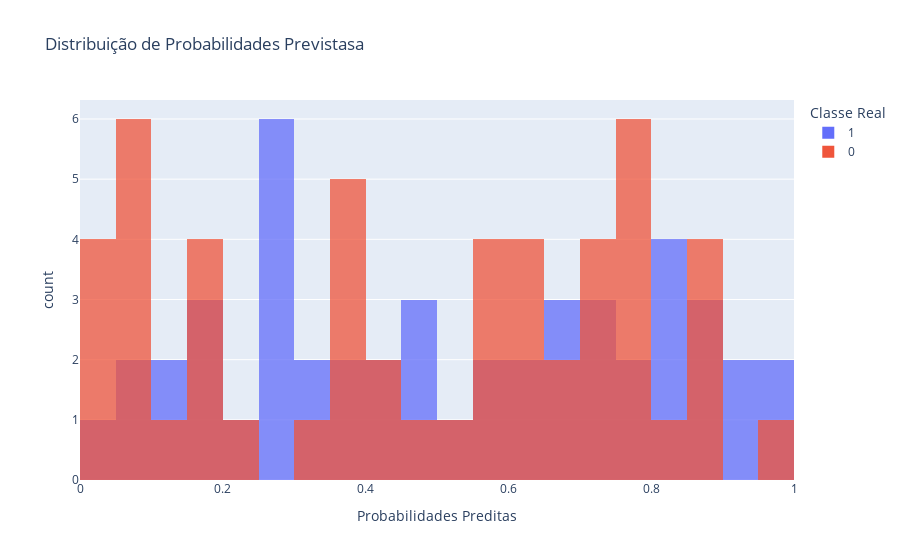

This figure's notebook cell:
### Code cell
import pandas as pd 
import numpy as np
# 1. Distribuição de Probabilidades Previstasa (Histograma ou Gráfico de Densidade)
# Simulação de dados (substitua pelos seus dados reais)
y_test = np.random.choice([0, 1], size=100)  # Rótulos reais binários
y_pred_prob = np.random.rand(100)  # Probabilidades previstas (não rótulos binários)

import plotly.express as px

# Simulando probabilidades previstas para as duas classes
# 'y_pred_prob' são as probabilidades previstas pelo modelo
# 'y_test' são os rótulos reais
df = pd.DataFrame({'y_pred_prob': y_pred_prob, 'y_test': y_test})

# Criando o histograma das probabilidades previstas
fig = px.histogram(df, x='y_pred_prob', color='y_test', nbins=20,
                   title="Distribuição de Probabilidades Previstasa",
                   labels={"y_pred_prob": "Probabilidades Preditas", "y_test": "Classe Real"},
                   barmode='overlay', opacity=0.75)

fig.show()

### Figure 1 — Plotly figure (JSON) as saved in the notebook; plotly's stock layout.template omitted (floating-point values rounded to 4 significant figures)
{"data": [{"alignmentgroup": "True", "bingroup": "x", "hovertemplate": "Classe Real=1<br>Probabilidades Preditas=%{x}<br>count=%{y}<extra></extra>", "legendgroup": "1", "marker": {"color": "#636efa", "opacity": 0.75, "pattern": {"shape": ""}}, "name": "1", "nbinsx": 20, "offsetgroup": "1", "orientation": "v", "showlegend": true, "type": "histogram", "x": [0.1141, 0.9127, 0.2994, 0.6302, 0.1626, 0.3713, 0.5372, 0.4795, 0.6577, 0.7525, 0.7195, 0.6672, 0.0807, 0.9278, 0.4461, 0.07549, 0.8743, 0.0006032, 0.6128, 0.2774, 0.6665, 0.8374, 0.9768, 0.2917, 0.9532, 0.8592, 0.7942, 0.2945, 0.1877, 0.116, 0.1791, 0.7164, 0.3481, 0.3377, 0.8344, 0.8509, 0.4862, 0.4955, 0.7473, 0.805, 0.3657, 0.5843, 0.8481, 0.2958, 0.2762, 0.2157, 0.5595, 0.4024], "xaxis": "x", "yaxis": "y"}, {"alignmentgroup": "True", "bingroup": "x", "hovertemplate": "Classe Real=0<br>Probabilidades Preditas=%{x}<br>count=%{y}<extra></extra>", "legendgroup": "0", "marker": {"color": "#EF553B", "opacity": 0.75, "pattern": {"shape": ""}}, "name": "0", "nbinsx": 20, "offsetgroup": "0", "orientation": "v", "showlegend": true, "type": "histogram", "x": [0.8668, 0.593, 0.6524, 0.7891, 0.3719, 0.04033, 0.5531, 0.5828, 0.7985, 0.4909, 0.5289, 0.3782, 0.09326, 0.2261, 0.7097, 0.7256, 0.1596, 0.7257, 0.178, 0.07169, 0.6287, 0.7578, 0.07823, 0.327, 0.7758, 0.8921, 0.1209, 0.4497, 0.3943, 0.01417, 0.1804, 0.00903, 0.883, 0.984, 0.7477, 0.8146, 0.05586, 0.6149, 0.0716, 0.1554, 0.3969, 0.6772, 0.01806, 0.7707, 0.3625, 0.5644, 0.7918, 0.4372, 0.6007, 0.6139, 0.8502, 0.08678], "xaxis": "x", "yaxis": "y"}], "layout": {"barmode": "overlay", "legend": {"title": {"text": "Classe Real"}, "tracegroupgap": 0}, "title": {"text": "Distribuição de Probabilidades Previstasa"}, "xaxis": {"anchor": "y", "domain": [0, 1], "title": {"text": "Probabilidades Preditas"}}, "yaxis": {"anchor": "x", "domain": [0, 1], "title": {"text": "count"}}}}
